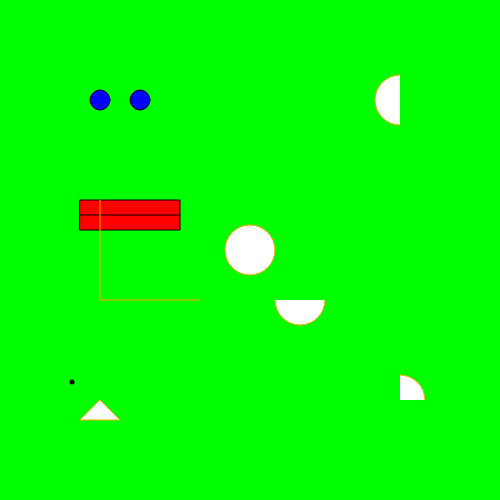
Frame 1 (no input)
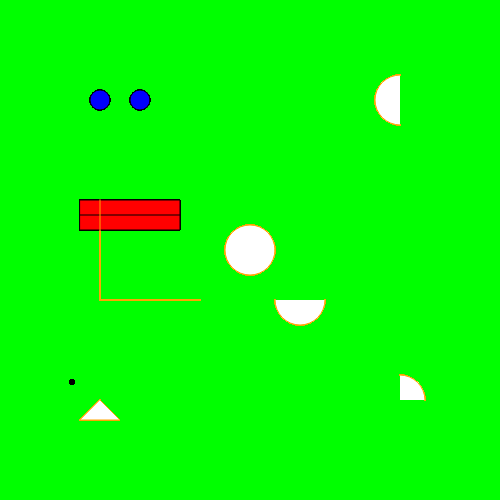
Frame 60 (no input)
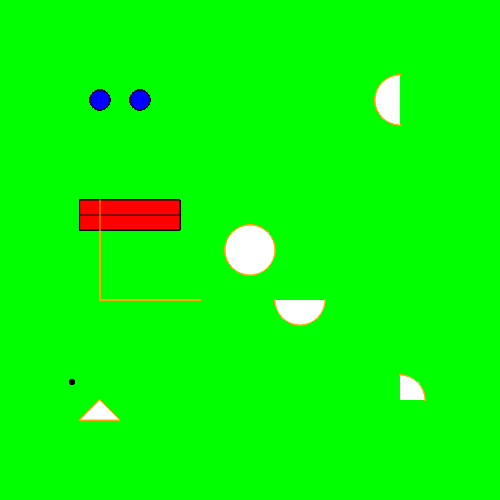
Frame 120 (the mouse pressed at the canvas centre since frame 60)

The p5.js sketch that drew these frames (run headless with seeded random() and noise() and a simulated clock; from frame 60 on, the mouse is pressed at the canvas centre):

// p5.js sketch
// ── sketch.js
function setup() {
  // put setup code here
  createCanvas(500,500);
  background(0,255,0);
}

function draw() {
  // put drawing code here

  //defeault
  fill("white");
  stroke(0);
  strokeWeight(1);//loop

  fill("blue");
  ellipse(100,100,20,20);//left eye

  ellipse(140,100,20,20); //right eye

  fill(255,0,0)//rgb
  rect(80,200,100,30);//mouth

fill(255);
  strokeWeight(5);
  point(72,382);//mole

  strokeWeight(1);
  line(80,215,180,215);//mouth split

  //width and height
  //console.log("width " + width);
  //console.log("height " + height);

  stroke("orange");
  triangle(width/2, height/2, width/2 + 10, height/2 + 10,width/2 - 10, height/2 +10)

  arc(300,300,50,50,0,PI);

  arc(400,400,50,50,PI+HALF_PI, 0);

  arc(250,250,50,50,0,TWO_PI);

  arc(400,100,50,50,HALF_PI,PI+HALF_PI)
  //homework make a drawing of a character

triangle(100,400,120,420,80,420);
line(100,300,200,300);//horizontal line, use common y value
line(100,200,100,300)//vertical line

}
